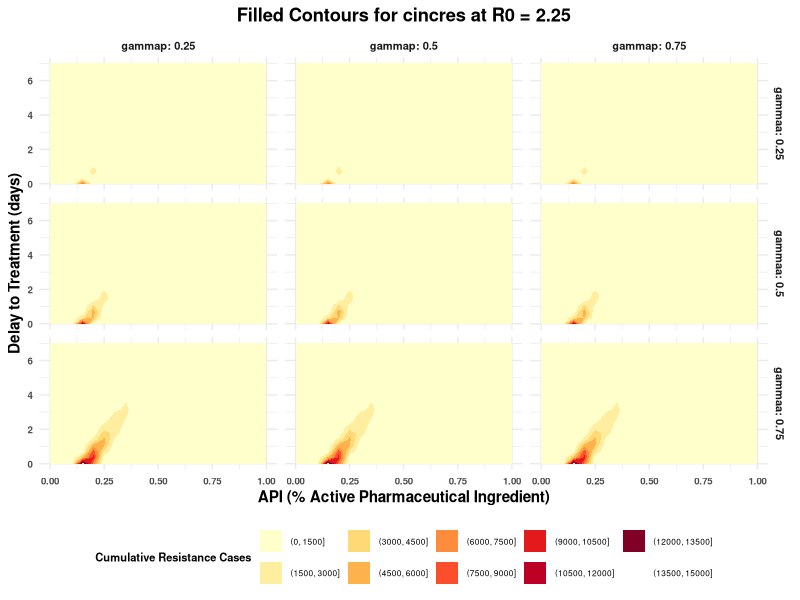
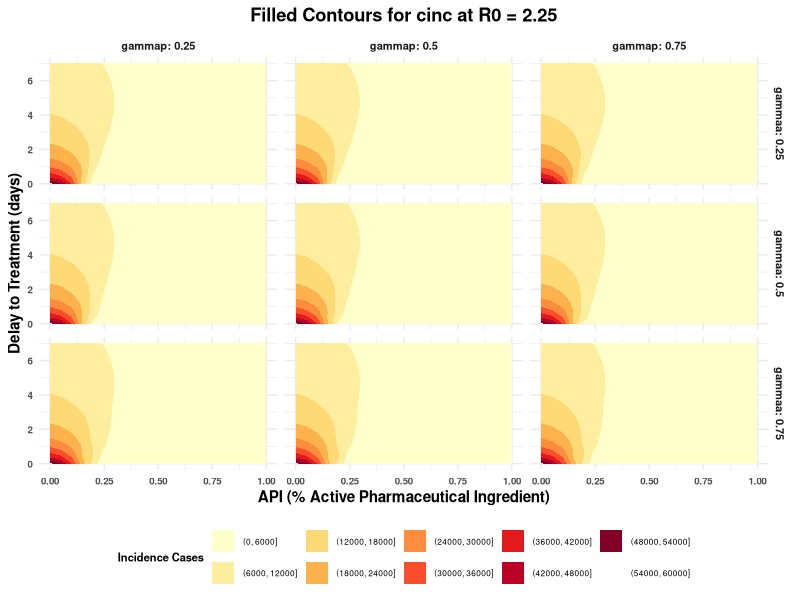
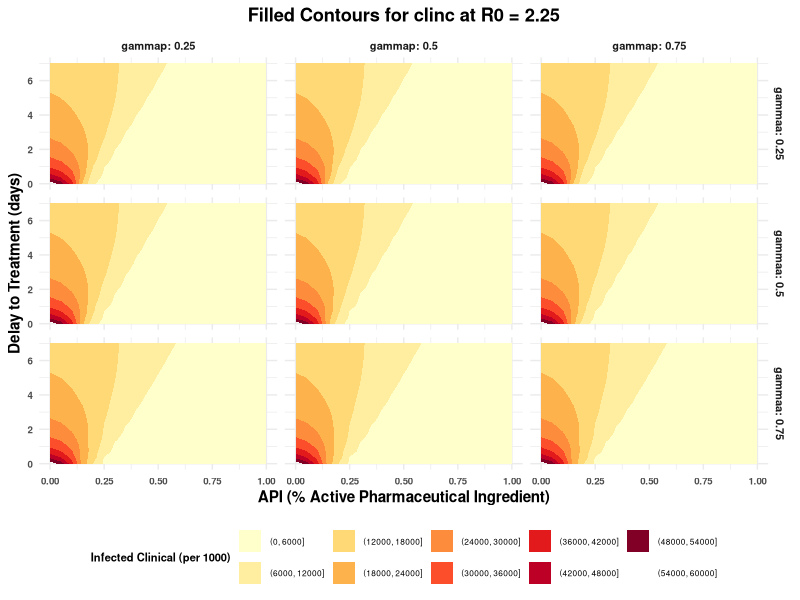
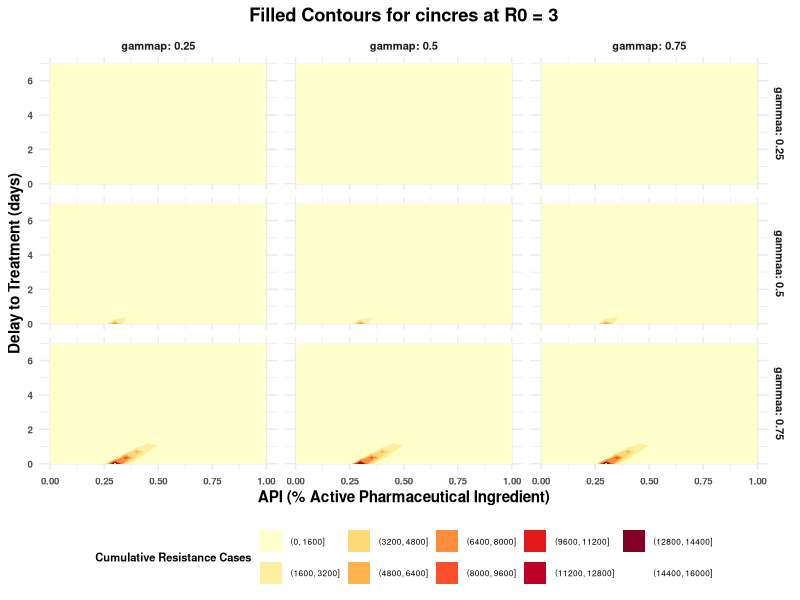
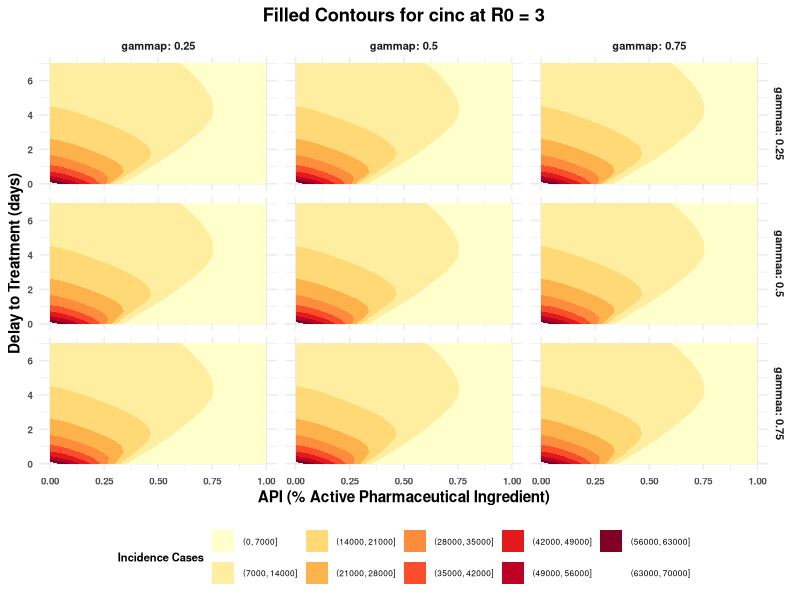
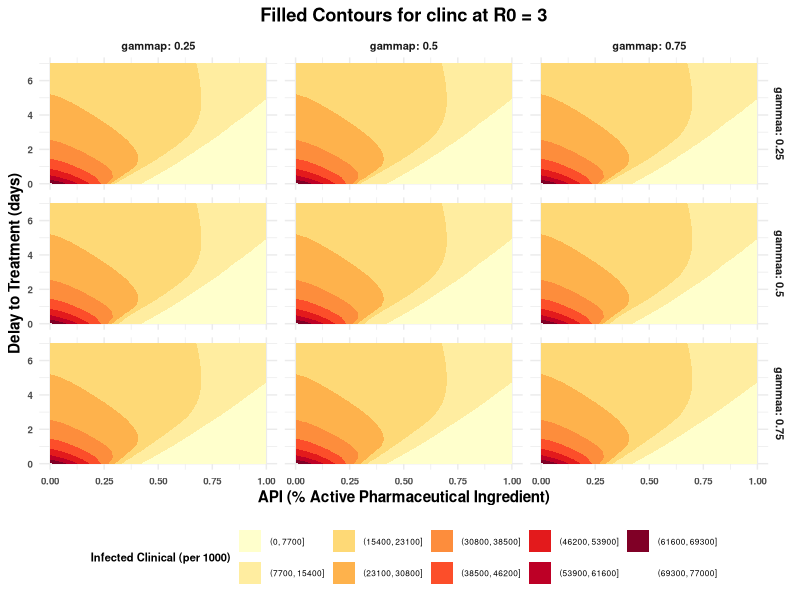
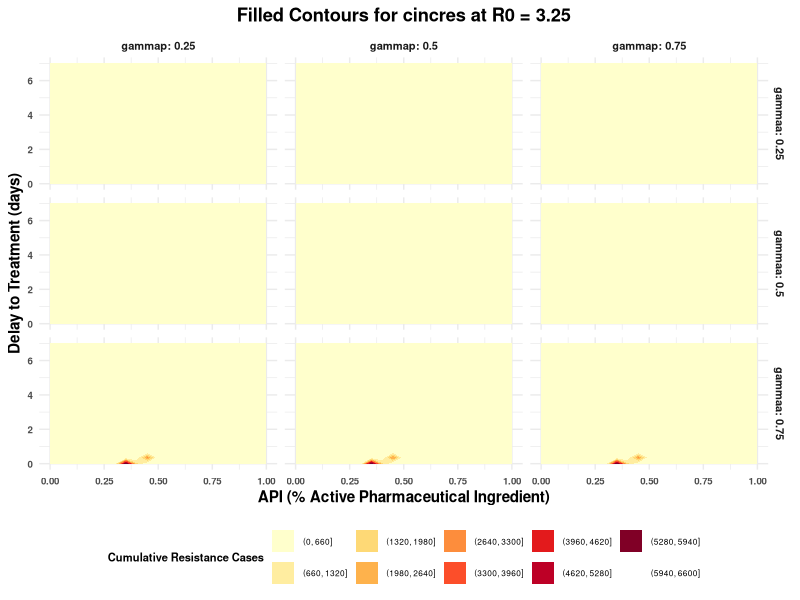
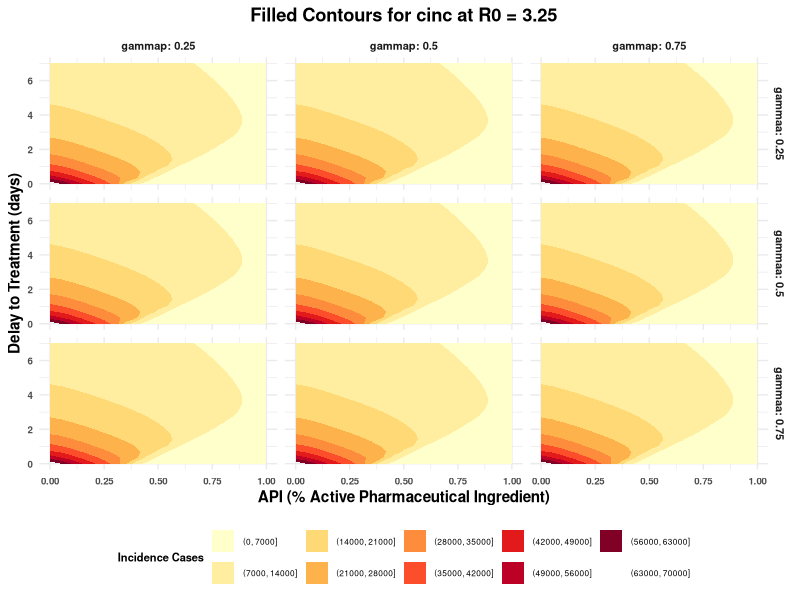

The R source for these figures, in order:
library(tidyverse)

# Load data (replace with your data frame loading method if needed)
dataMQ <- read_csv("HeatMap_data.csv") # Uncomment if loading from CSV
# Assume dataMQ has columns: R0, qq, cincres, cinc, clinc, AWT, AWT2, gammaa, gammap

# Define unique R0 values and outputs
r0_values <- unique(dataMQ$R0)
outputs <- c("cincres", "cinc", "clinc")

# Function to create a 3x3 contour plot for a given R0 and output
create_contour_plot <- function(r0_val, output, data) {
  # Filter data for specific R0
  plot_data <- filter(data, R0 == r0_val)
  
  # Set plot title and contour variable
  title <- paste("Filled Contours for", output, "at R0 =", r0_val)
  fill_label <- switch(output,
                       "cincres" = "Cumulative Resistance Cases",
                       "cinc" = "Incidence Cases",
                       "clinc" = "Infected Clinical (per 1000)")
  
  # Create plot
  p <- ggplot(plot_data, aes(x = qq, y = AWT, z = .data[[output]])) +
    geom_contour_filled(bins = 10) + # Adjust bins for desired contour levels
    facet_grid(gammaa ~ gammap, labeller = label_both) +
    scale_fill_brewer(name = fill_label, palette = "YlOrRd") + # Color scheme
    labs(
      title = title,
      x = "API (% Active Pharmaceutical Ingredient)",
      y = "Delay to Treatment (days)"
    ) +
    theme_minimal() +
    theme(
      strip.text = element_text(size = 8, face = "bold"),
      axis.text = element_text(size = 7, face = "bold"),
      axis.title = element_text(face = "bold"),
      plot.title = element_text(hjust = 0.5, face = "bold"),
      legend.position = "bottom",
      legend.text = element_text(size = 6),
      legend.title = element_text(size = 8, face = "bold")
    )
  
  # Save plot
  filename <- paste0("contour_", output, "_R0_", r0_val, ".png")
  ggsave(filename, p, width = 10, height = 8, dpi = 300)
  
  return(p)
}

# Generate all plots
for (r0 in r0_values) {
  for (out in outputs) {
    create_contour_plot(r0, out, dataMQ)
  }
}

# Print confirmation
cat("Generated", length(r0_values) * length(outputs), "contour plots as PNG files.\n")
